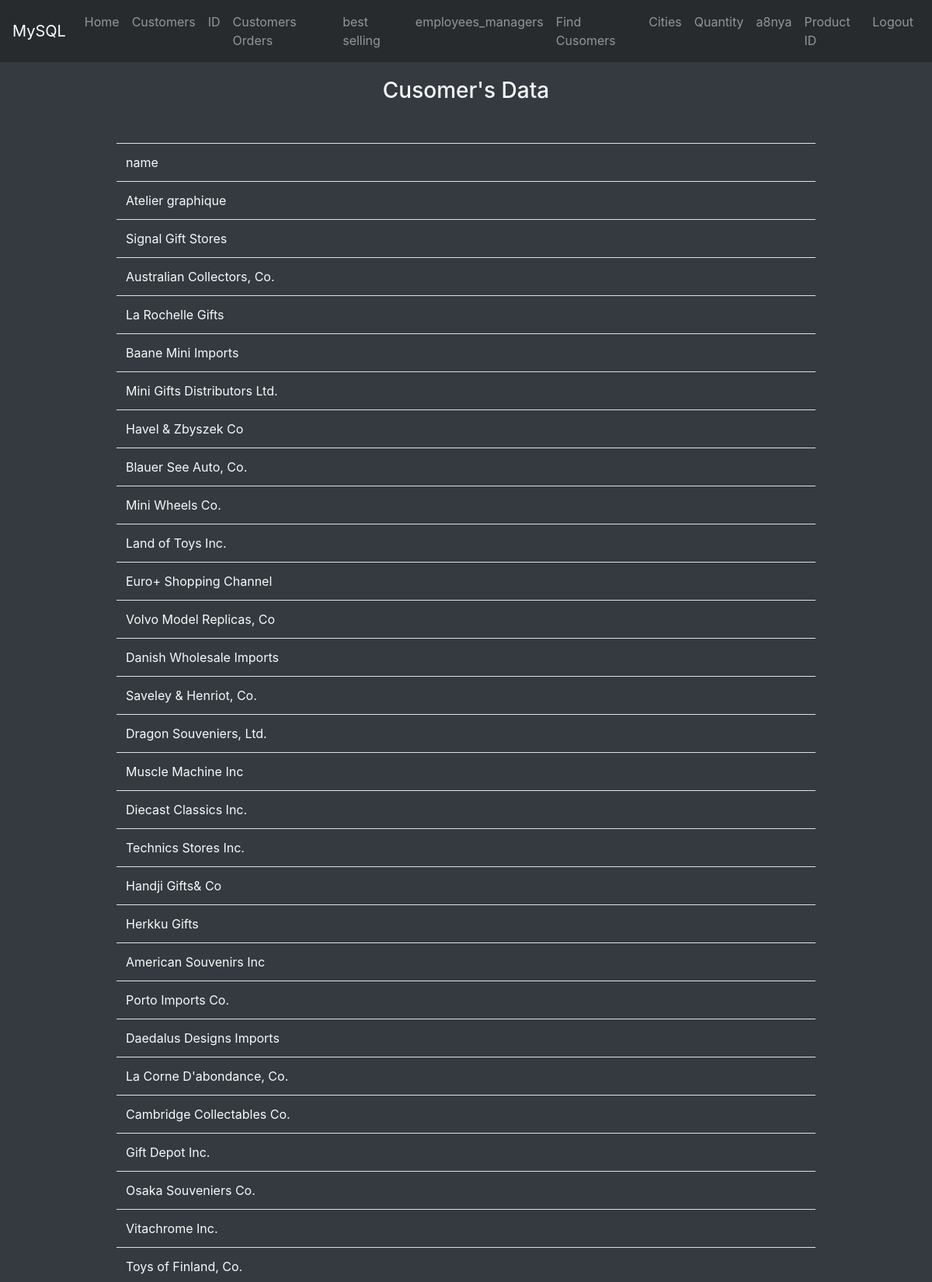
Screenshot of /customersName.php (signed in, upper part) with the database file from the repository.
### tables this page shows
CREATE TABLE `customers` (
  `customerNumber` int(11) NOT NULL,
  `customerName` varchar(50) NOT NULL,
  `contactLastName` varchar(50) NOT NULL,
  `contactFirstName` varchar(50) NOT NULL,
  `phone` varchar(50) NOT NULL,
  `addressLine1` varchar(50) NOT NULL,
  `addressLine2` varchar(50) DEFAULT NULL,
  `city` varchar(50) NOT NULL,
  `state` varchar(50) DEFAULT NULL,
  `postalCode` varchar(15) DEFAULT NULL,
  `country` varchar(50) NOT NULL,
  `salesRepEmployeeNumber` int(11) DEFAULT NULL,
  `creditLimit` decimal(10,2) DEFAULT NULL,
  `Password` varchar(6) NOT NULL DEFAULT '123456'
);

### customersName.php (the view, shortened to what this page needs)
<?php
include "navbar.php";
  $name = $_POST['name'];
  $serverName = 'localhost';
  $dbUser ='root';
  $dbPassword = '';
  $dbName = 'sunday_company';
  $con = new mysqli($serverName,$dbUser,$dbPassword,$dbName);
$query_string = "SELECT customerName
FROM customers
WHERE customerName LIKE '%$name%' ";
$dbResult = $con->query($query_string);
?>
<h3 class=" text-center text-light"> Cusomer's Data </h3>
<table class="table text-light w-75 m-auto my-5">
<thead>
<tr>
<td>name</td>
</tr>
</thead>
<tbody>
<?php
while($row = mysqli_fetch_assoc($dbResult))
{
echo "<tr>".
"<td>".$row['customerName'].
"</tr>" ;
}
?>
</tbody>
</table>

### css/style.css (style rules this page uses)
h3 { margin:100px auto 50px!important; }

### rows the page displays
customers: customerName "Atelier graphique"
customers: customerName "Signal Gift Stores"
customers: customerName "Australian Collectors, Co."
customers: customerName "La Rochelle Gifts"
customers: customerName "Baane Mini Imports"
customers: customerName "Mini Gifts Distributors Ltd."
customers: customerName "Havel & Zbyszek Co"
customers: customerName "Blauer See Auto, Co."
customers: customerName "Mini Wheels Co."
customers: customerName "Land of Toys Inc."
customers: customerName "Euro+ Shopping Channel"
customers: customerName "Volvo Model Replicas, Co"
customers: customerName "Danish Wholesale Imports"
customers: customerName "Saveley & Henriot, Co."
customers: customerName "Dragon Souveniers, Ltd."
customers: customerName "Muscle Machine Inc"
customers: customerName "Diecast Classics Inc."
customers: customerName "Technics Stores Inc."
customers: customerName "Handji Gifts& Co"
customers: customerName "Herkku Gifts"
customers: customerName "American Souvenirs Inc"
customers: customerName "Porto Imports Co."
customers: customerName "Daedalus Designs Imports"
customers: customerName "La Corne D'abondance, Co."
customers: customerName "Cambridge Collectables Co."
customers: customerName "Gift Depot Inc."
customers: customerName "Osaka Souveniers Co."
customers: customerName "Vitachrome Inc."
customers: customerName "Toys of Finland, Co."
